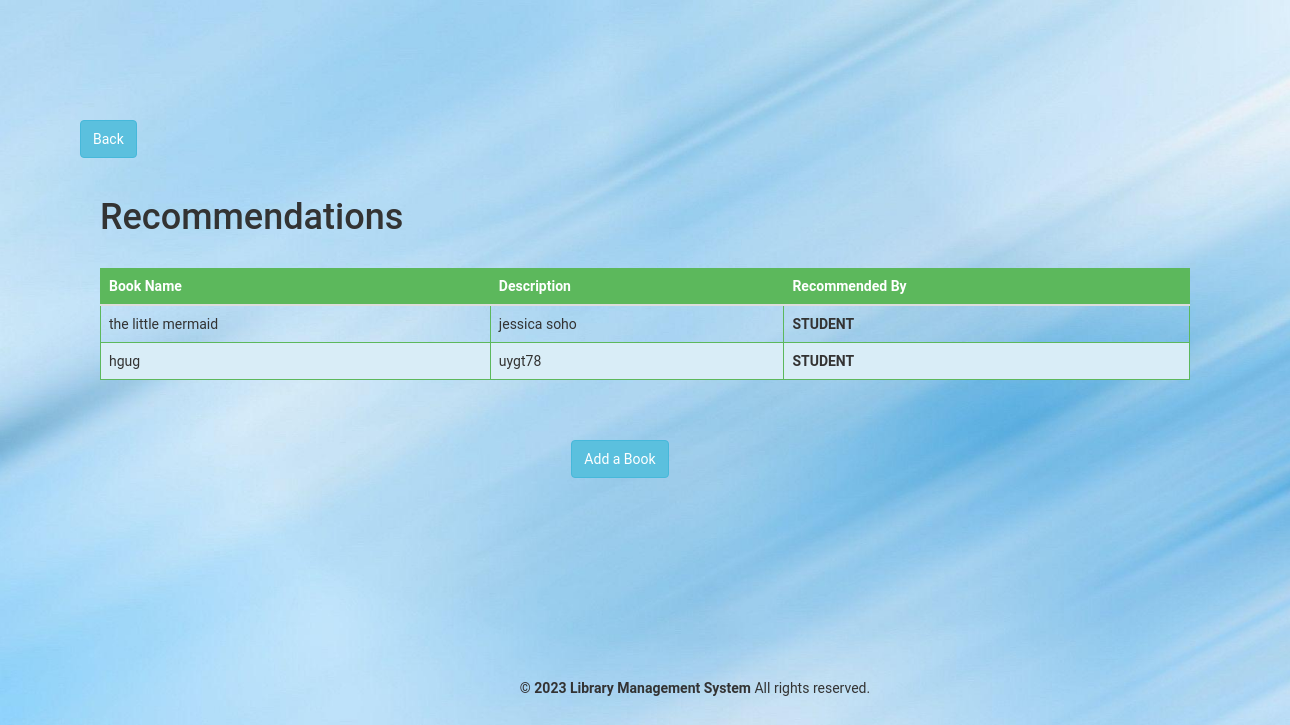
/admin/recommendations.php (signed in), run on the app's committed database.
### tables this page shows
CREATE TABLE `recommendations` (
  `R_ID` int(10) NOT NULL,
  `Book_Name` varchar(50) DEFAULT NULL,
  `Description` varchar(255) DEFAULT NULL,
  `RollNo` varchar(50) DEFAULT NULL
);

### admin/recommendations.php (the view, shortened to what this page needs)
<?php
require('dbconn.php');
?>
<?php
if ($_SESSION['RollNo']) {
    ?>
<!DOCTYPE html>
    <html lang="en">
    <head>
        <link rel="stylesheet" href="path/to/your/bootstrap/css/bootstrap.min.css">
        <a href="javascript:history.back()" class="btn btn-secondary">Back</a>
    </head>
    <body>
        <div class="wrapper">
            <div class="content">
                <h1>Recommendations</h1>
                <table class="table">
                    <thead>
                        <tr>
                            <th>Book Name</th>
                            <th>Description</th>
                            <th>Recommended By</th>
                        </tr>
                    </thead>
                    <tbody>
                                    <?php
                            $sql="select * from LMS.recommendations ORDER BY RollNo ASC";
                            $result=$conn->query($sql);
                            while($row=$result->fetch_assoc())
                            {
                                $bookname=$row['Book_Name'];
                                $description=$row['Description'];
                                $rollno=$row['RollNo'];
                            ?><tr>
                            <td><?php echo $bookname ?></td>
                            <td><?php echo $description ?></td>
                            <td><b><?php echo strtoupper($rollno) ?></b></td>
                        </tr>
                    <?php } ?>
                </tbody>
            </table>
            <center>
                <a href="addbook.php" class="btn btn-success">Add a Book</a>
            </center>
        </div>
    </div>
    <div class="footer">
        <div class="container">
            <b class="text-light">&copy; 2023 Library Management System </b>All rights reserved.
        </div>
    </div>
</body>
</html>
<?php } else {
echo "<script type='text/javascript'>alert('Access Denied!!!')</script>";
} ?>

### admin/recommendations.php (style rules this page uses)
body { font-family: 'Roboto', sans-serif; background: url('images/book.jpg') no-repeat; background-size: cover; background-position: center; padding:80px; }
.wrapper { display: flex; }
.content { flex-grow: 1; padding: 20px; }
.table { width: 100%; border-collapse: collapse; margin-top: 2px; overflow-x: auto; margin-top:30px; }
.table th, .table td { border: 1px solid #5cb85c; padding: 12px; text-align: left; }
.table th { background-color: #5cb85c; color: #fff; }
.table tbody tr:nth-child(even) { background-color: #d9edf7; }
.btn { padding: 8px 12px; font-size: 14px; cursor: pointer; background-color: #5bc0de; color: #fff; border: 1px solid #46b8da; border-radius: 4px; margin-right:50px; margin-top:40px; }
.footer { text-align: center; padding: 30px; margin-top:150px; color: #black; }

### data on the page
recommendations: Book_Name "the little mermaid", Description "jessica soho", RollNo "STUDENT"
recommendations: Book_Name "hgug", Description "uygt78", RollNo "STUDENT"
